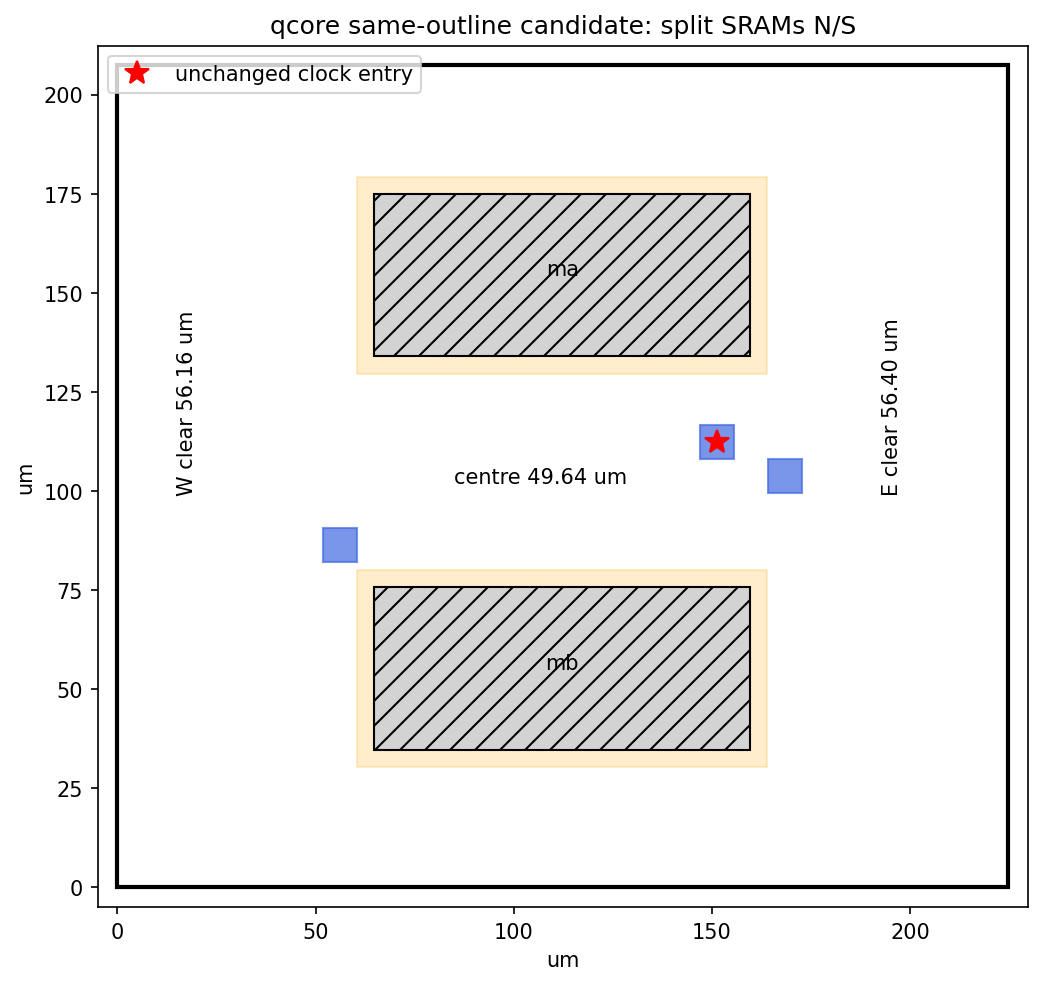

Recreate this plot in Python.
"""Same-outline qcore SRAM relocation feasibility and visual plan."""
import json
from pathlib import Path
import matplotlib
matplotlib.use('Agg')
import matplotlib.pyplot as plt
from matplotlib.patches import Rectangle

out=Path(__file__).parent
w,h=224.64,207.36
mw,mh=94.8,41.076
halo=4.32
macros=[('u_fcore.u_red.ma',64.8,133.92),('u_fcore.u_red.mb',64.8,34.56)]
islands=[(146.88,108.,155.52,116.64),(51.84,82.08,60.48,90.72),(164.16,99.36,172.8,108.)]
for _,x,y in macros:
    for a,b,c,d in islands:
        assert x-halo>=c or x+mw+halo<=a or y-halo>=d or y+mh+halo<=b
west=64.8-halo-4.32
east=w-4.32-(64.8+mw+halo)
middle=133.92-(34.56+mh)-2*halo
# Two macros, each ~410 pins per W/E edge, in separate y bands.
# Conservative upper bound allocates both edges' pins to each side corridor.
estimate={'status':'FEASIBLE_TRIAL_ONLY','outline_um':[w,h],
 'macro_um':[mw,mh],'macro_placements':macros,'macro_halo_um':halo,
 'clear_corridors_um':{'west':west,'east':east,'middle':middle},
 'tracks_per_um':36.46,
 'side_escape_upper_bound':820/(min(west,east)*36.46),
 'middle_945_net_bound':945/(middle*36.46),
 'unchanged':['RTL','clock/reset island cells and ports','outline','external pin table','latency'],
 'limits':'Analytic track budget only; GRT50 after placement decides actual congestion.'}
assert estimate['side_escape_upper_bound']<.6
assert estimate['middle_945_net_bound']<.6
(out/'estimate.json').write_text(json.dumps(estimate,indent=2)+'\n')
fig,ax=plt.subplots(figsize=(8,8))
ax.add_patch(Rectangle((0,0),w,h,fill=False,lw=2))
for n,x,y in macros:
    ax.add_patch(Rectangle((x-halo,y-halo),mw+2*halo,mh+2*halo,color='orange',alpha=.2))
    ax.add_patch(Rectangle((x,y),mw,mh,facecolor='lightgrey',edgecolor='black',hatch='//'))
    ax.text(x+mw/2,y+mh/2,n.rsplit('.',1)[1],ha='center')
for a,b,c,d in islands:
    ax.add_patch(Rectangle((a,b),c-a,d-b,color='royalblue',alpha=.7))
ax.plot(151.176,112.32,'*',color='red',ms=12,label='unchanged clock entry')
ax.text(15,100,f'W clear {west:.2f} um',rotation=90)
ax.text(193,100,f'E clear {east:.2f} um',rotation=90)
ax.text(85,102,f'centre {middle:.2f} um')
ax.set(xlim=(-5,w+5),ylim=(-5,h+5),aspect='equal',xlabel='um',ylabel='um',title='qcore same-outline candidate: split SRAMs N/S')
ax.legend(loc='upper left')
fig.savefig(out/'candidate.png',dpi=150,bbox_inches='tight')
(out/'macro_placement.tcl').write_text('foreach {inst master x y orient} {\n'+''.join(f'  {{{n}}} ot_sram_1r1w_128x256_m1_r2c2 {x} {y} R0\n' for n,x,y in macros)+'} {\n  place_macro -macro_name $inst -location [list $x $y] -orientation $orient -exact\n}\n')
